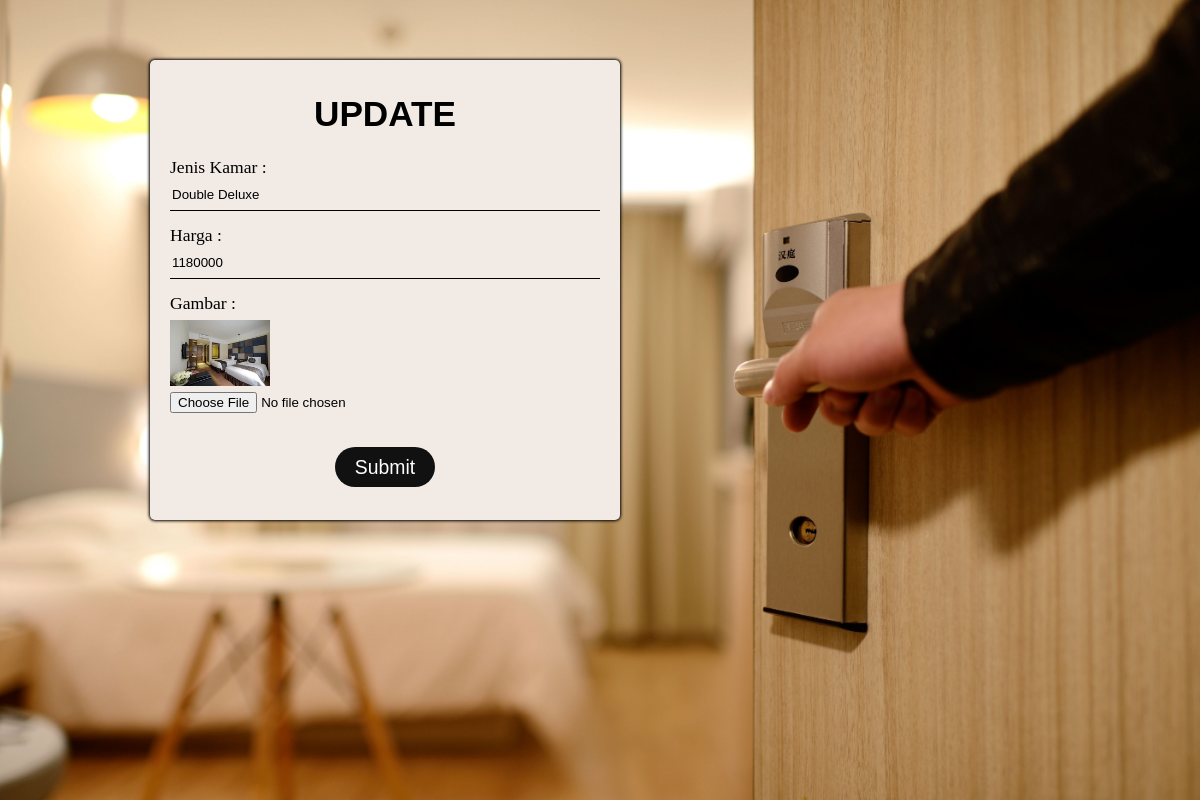
Page /admin/update.php?id=2 (signed in) on the committed database.
### tables this page shows
CREATE TABLE `harga` (
  `id` int(3) NOT NULL,
  `gambar` varchar(50) NOT NULL,
  `jenis` varchar(50) NOT NULL,
  `harga` int(10) NOT NULL
);

### book/function.php (called while the page is built, shortened)
<?php
    $conn = mysqli_connect("localhost", "root", "", "ehotel");
    function query($query) {
        global $conn;
        $result = mysqli_query($conn, $query);
        $data = [];
        while ($datas = mysqli_fetch_assoc($result)) {
            $data[] = $datas;
        }
        return $data;
    }
?>

### admin/update.php (the view, shortened to what this page needs)
<?php
    require '../book/function.php';
    $id = $_GET["id"];
    $hasil = query("SELECT * FROM harga WHERE id = $id")[0];
?>
<!DOCTYPE html>
<html lang="en">
<head>
    <link rel="stylesheet" href="adminStyle.css">
</head>
<body>
    <div class="bg_update">
        <div class="cont_update">
            <h1>UPDATE</h1>
            <form action="" method="POST" enctype="multipart/form-data">
                    <div class="batch jenis">
                        <label for="jenis">Jenis Kamar : </label>
                        <input type="text" name="jenis" id="jenis" value="<?= $hasil["jenis"]; ?>" require autocomplete="off">
                    </div>
                    <div class="batch harga">
                        <label for="harga">Harga : </label>
                        <input type="number" name="harga" id="harga" value="<?= $hasil["harga"]; ?>" require autocomplete="off">
                    </div>
                    <div class="batch gambar">
                        <label for="gambar">Gambar : </label>
                        <img src="../room/imgRoom/<?=$hasil["gambar"]; ?>" width="100">
                        <input type="file" name="gambar" id="gambar">
                    </div>
                <button type="submit" name="submit">Submit</button>
            </form>
        </div>
    </div>
</body>
</html>

### admin/adminStyle.css (style rules this page uses)
body { margin: 0; padding: 0; }
.cont_login .form button, .bg_update .cont_update button { width: 100px; height: 40px; background-color: #111111; color: #ffffff; outline: none; border: none; border-radius: 50px; font-size: 1.1em; position: relative; left: 145px; margin: 20px; transition: transform .2s ease-in-out, box-shadow .2s ease-in-out; }
.bg_update { background-image: url(img/bg2.jpg); background-size: cover; height: 100vh; font-size: 1.1em; }
.bg_update h1 { text-align: center; font-family: 'Montserrat', sans-serif; }
.bg_update .cont_update { width: 430px; background-color: rgb(241, 234, 229); padding: 10px 20px; height: 440px; border-radius: 5px; box-shadow: 0 0 3px 1px black; position: relative; top: 60px; left: 150px; }
.bg_update form { display: flex; flex-direction: column; height: 350px; justify-content: space-between; }
.bg_update form .batch { display: flex; flex-direction: column; justify-content: space-between; }
.bg_update form .batch.jenis input, .bg_update form .batch.harga input { border: none; border-bottom: 1px solid black; outline: none; background: transparent; height: 30px; }
.bg_update form .batch.gambar { justify-content: space-between; height: 120px; }

### rows in the picture
harga: jenis "Double Deluxe", harga "1180000", gambar (picture)
